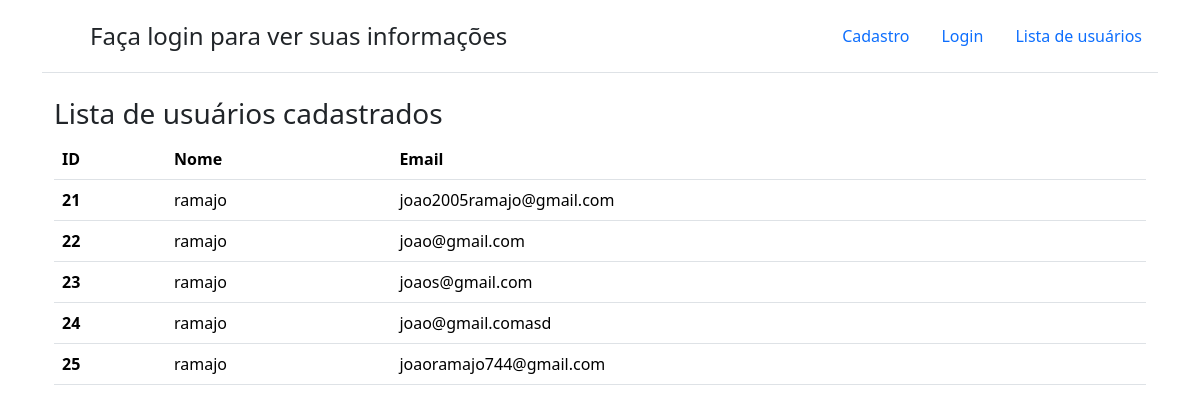
Before: /src/views/lista.php with the older database file.
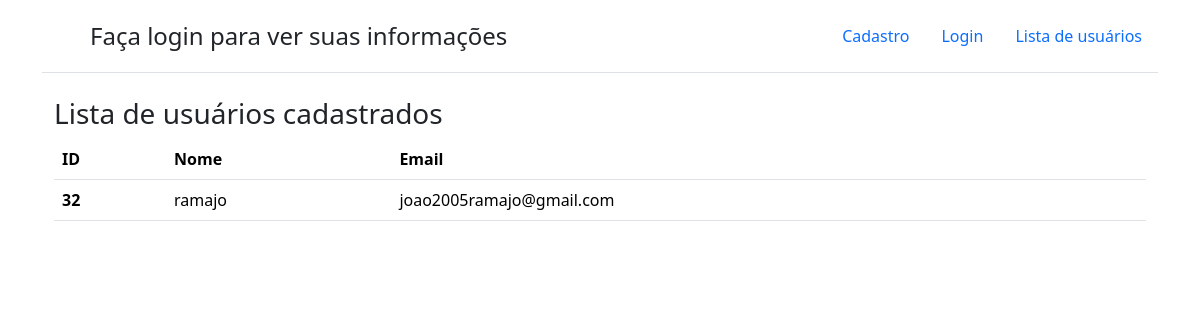
After: the same page with the newer database file.
### tables this page shows
CREATE TABLE user(
    id INTEGER PRIMARY KEY AUTOINCREMENT,
    nome TEXT NOT NULL, 
    email TEXT NOT NULL UNIQUE,
    senha TEXT NOT NULL
);

### src/classes/rdg/UserGateway.php (called while the page is built, shortened)
<?php
class UserGateway
{
    private static $conn;
    private $data;
    public function __set($prop, $value)
    {
        $this->data[$prop] = $value;
    }
    public function __get($prop)
    {
        return $this->data[$prop];
    }
    public static function setConnection(PDO $conn)
    {
        self::$conn = $conn;
    }
    public static function all(){
        $sql = "SELECT * FROM user";
        $result = self::$conn->query($sql);
        return $result->fetchAll(PDO::FETCH_CLASS, __CLASS__);
    }
}

### src/views/lista.php (the view, shortened to what this page needs)
<!doctype html>
<html lang="pt-BR">
<head>
    <link href="https://cdn.jsdelivr.net/npm/bootstrap@5.3.5/dist/css/bootstrap.min.css" rel="stylesheet">
    <link rel="stylesheet" href="https://cdn.jsdelivr.net/npm/bootstrap-icons@1.11.1/font/bootstrap-icons.css">
</head>
<?php
require_once '../classes/rdg/UserGateway.php';
try {
    $users = UserGateway::all();
} catch (Exception $e) {
    echo $e->getMessage();
}
?>
<body>
    <div class="container">
        <header class="d-flex flex-wrap justify-content-center py-3 mb-4 border-bottom">
            <a href="./index.php" class="d-flex align-items-center mb-3 mb-md-0 me-md-auto text-dark text-decoration-none">
                <svg class="bi me-2" width="40" height="32">
                    <use xlink:href="#bootstrap" />
                </svg>
                <?php
                if (isset($_SESSION['id'])) {
                    echo "<span class='fs-4'>Olá " . $user->nome  . "</span>";
                } else {
                    echo "<span class='fs-4'>Faça login para ver suas informações</span";
                }
                ?>
            </a>
            <ul class="nav nav-pills">
                <li class="nav-item">
                    <a href="./index.php" class="nav-link">
                        Cadastro
                    </a>
                </li>
                <li class="nav-item">
                    <a href="./login.php" class="nav-link">
                        Login
                    </a>
                </li>
                <li class="nav-item">
                    <a href="./lista.php" class="nav-link">
                        Lista de usuários
                    </a>
                </li>
            </ul>
        </header>
        <div class="container">
            <h2 class="fs-3">Lista de usuários cadastrados </h2>
            <table class="table">
                <thead>
                    <tr>
                        <th scope="col">ID</th>
                        <th scope="col">Nome</th>
                        <th scope="col">Email</th>
                    </tr>
                </thead>
                <tbody>
                    <?php
                    if ($users) {
                        foreach ($users as $user) {
                            echo "
                            <tr>
                                <th scope='row'>{$user->id}</th>
                                <td>{$user->nome}</td>
                                <td>{$user->email}</td>
                            </tr>";
                        }
                    }else{
                        echo "<p class='alert alert-warning w-75 mx-auto'>Sem usuários para visualizar</p>";
                    }
                    ?>
                </tbody>
            </table>
        </div>
    </div>
</body>
</html>

Changed rows visible on the page:
removed user: id "21", nome "ramajo", email "joao2005ramajo@gmail.com"
removed user: id "22", nome "ramajo", email "joao@gmail.com"
removed user: id "23", nome "ramajo", email "joaos@gmail.com"
removed user: id "24", nome "ramajo", email "joao@gmail.comasd"
removed user: id "25", nome "ramajo", email "joaoramajo744@gmail.com"
added user: id "32", nome "ramajo", email "joao2005ramajo@gmail.com"
